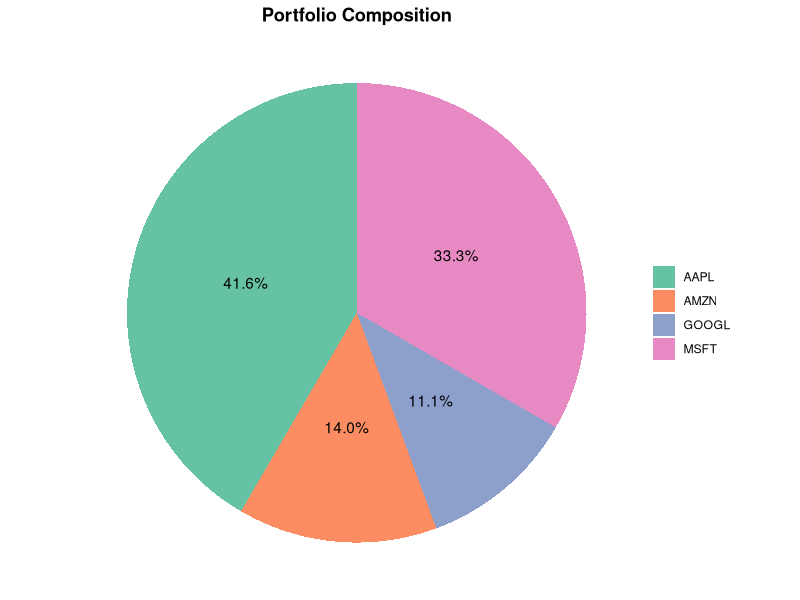
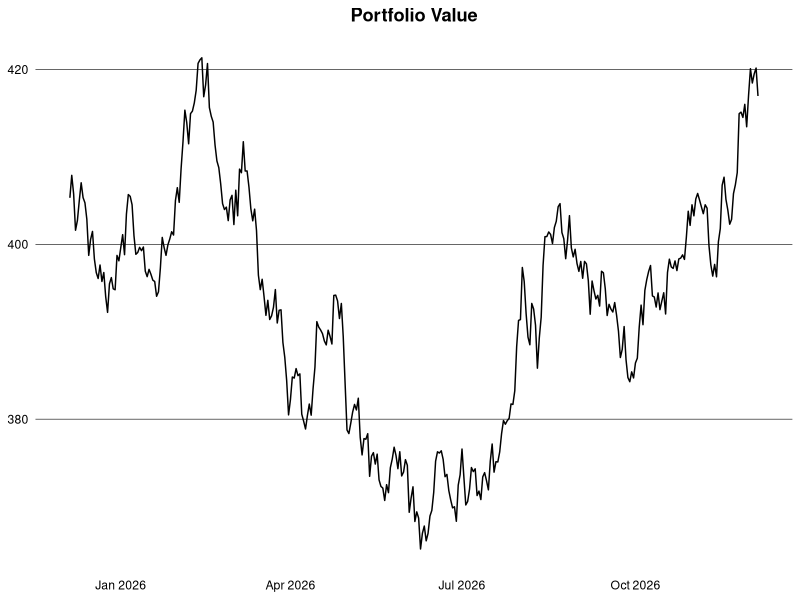
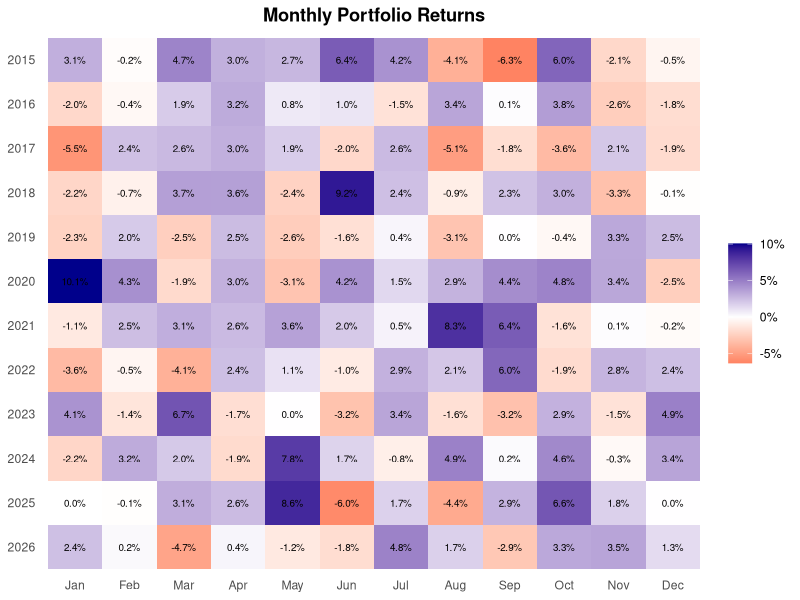
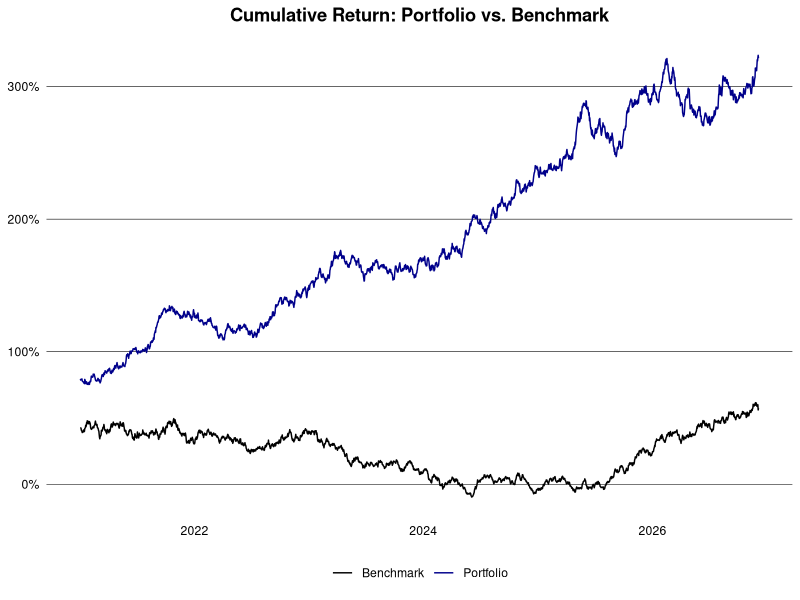
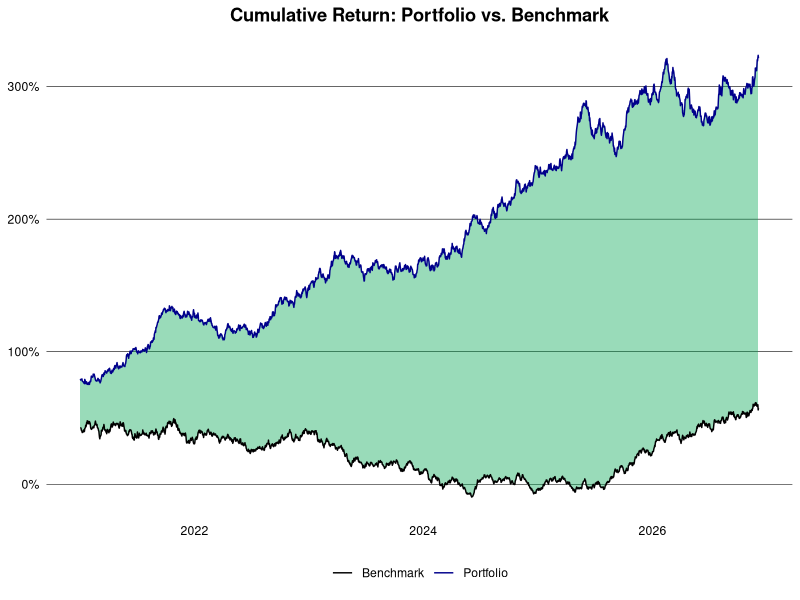
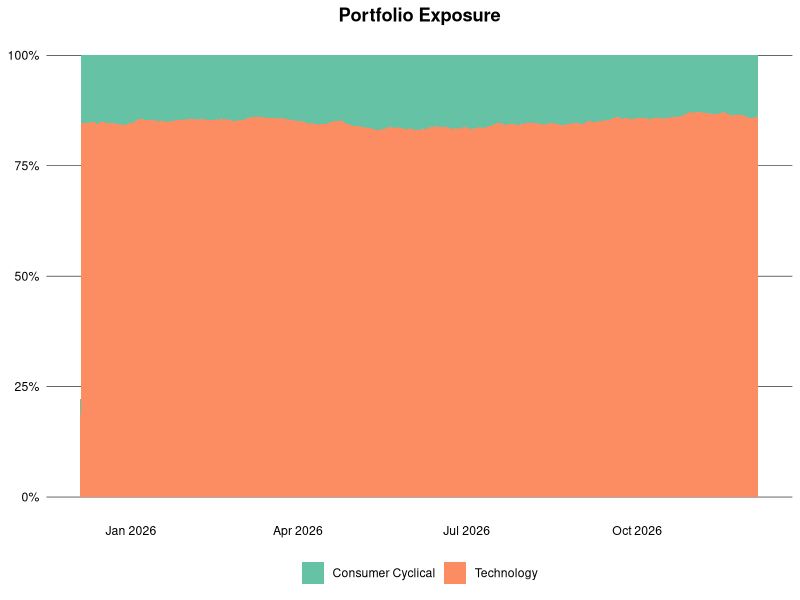

Reproduce these figures in R, in order. (Note: this script raises an error after producing the figures.)
## ---- chunk 1
library(clock)
library(data.table)
library(ggplot2)
options(datatable.week = "sequential")
## ---- chunk 2
set.seed(1994)

generate_prices = function(ticker, start_date, end_date) {
  dates = seq(as.Date(start_date), as.Date(end_date), by = "1 day")
  n = length(dates)
  prices = cumprod(1 + rnorm(n, mean = 0.0005, sd = 0.01)) * 100
  data.table(
    ticker = ticker,
    date = dates,
    price = prices
  )
}

generate_benchmark = function(start_date, end_date) {
  dates = seq(as.Date(start_date), as.Date(end_date), by = "1 day")
  n = length(dates)
  prices = cumprod(1 + rnorm(n, mean = 0.0003, sd = 0.008)) * 3000
  data.table(
    ticker = "SP500",
    date = dates,
    price = prices
  )
}

ticker = c("AAPL", "GOOGL", "MSFT", "AMZN")
start_date = "2015-01-01"
end_date = Sys.Date()

dt = rbindlist(lapply(ticker, generate_prices, start_date, end_date))
alloc = data.table(
  ticker = ticker,
  weight = c(0.4, 0.3, 0.2, 0.1),
  sector = c("Technology", "Technology", "Technology", "Consumer Cyclical"),
  country = c("USA", "USA", "USA", "USA")
)
dt = dt[alloc, on = "ticker"]
head(dt)
## ---- chunk 3
holdings = dt |>
  _[,
    .(start_price = first(price), current_price = last(price), weight = first(weight)),
    by = ticker
  ] |>
  _[, let(
    value = current_price * weight,
    abs_change = current_price - start_price,
    rel_change = current_price / start_price - 1
  )] |>
  _[, rel_weight := value / sum(value)]
holdings
## ---- chunk 4
#| dpi = 300
ggplot(holdings, aes(x = "", y = rel_weight, fill = ticker)) +
  geom_col(width = 1) +
  coord_polar(theta = "y") +
  geom_text(
    aes(label = scales::percent(rel_weight, accuracy = 0.1)),
    position = position_stack(vjust = 0.5)
  ) +
  scale_fill_brewer(palette = "Set2") +
  labs(title = "Portfolio Composition") +
  theme_void() +
  theme(
    plot.title = element_text(face = "bold", hjust = 0.5),
    legend.title = element_blank()
  )
## ---- chunk 5
logret = function(x) {
  x = log(x)
  x - shift(x)
}

dt = dt |>
  setorder(ticker, date) |>
  _[, let(ret = price / shift(price) - 1, log_ret = logret(price)), by = ticker] |>
  na.omit("ret") |>
  _[, let(wret = ret * weight, value = price * weight)]
head(dt)
## ---- chunk 6
#| dpi = 300
dt |>
  _[date >= add_months(end_date, -12L), .(value = sum(value)), by = date] |>
  ggplot(aes(x = date, y = value)) +
  geom_line() +
  theme_minimal() +
  theme(
    plot.title = element_text(face = "bold", hjust = 0.5),
    panel.grid.major.y = element_line(color = "black", linewidth = 0.2),
    panel.grid.major.x = element_blank(),
    panel.grid.minor = element_blank(),
    axis.text = element_text(color = "black"),
    axis.title = element_blank()
  ) +
  labs(title = "Portfolio Value")
## ---- chunk 7
ret_week = dt[, .(ret = prod(1 + ret) - 1), by = .(ticker, year(date), week(date))]
ret_month = dt[, .(ret = prod(1 + ret) - 1), by = .(ticker, yearmon(date))]
ret_year = dt[, .(ret = prod(1 + ret) - 1), by = .(ticker, year(date))]
head(ret_year)
## ---- chunk 8
port_ret_week = dt[, .(ret = prod(1 + wret) - 1), by = .(year(date), week(date))]
port_ret_month = dt[, .(ret = prod(1 + wret) - 1), by = .(yearmon(date))]
port_ret_year = dt[, .(ret = prod(1 + wret) - 1), by = year(date)]
head(port_ret_year)
## ---- chunk 9
#| dpi = 300
port_ret_month_dt = dt[,
  .(ret = prod(1 + wret) - 1),
  by = .(year = year(date), month = month(date))
]

ggplot(
  port_ret_month_dt,
  aes(x = factor(month), y = factor(year, levels = rev(unique(year))), fill = ret)
) +
  geom_tile() +
  geom_text(aes(label = scales::percent(ret, accuracy = 0.1)), size = 2.5) +
  scale_fill_gradient2(
    low = "#FF0000",
    mid = "white",
    high = "darkblue",
    midpoint = 0,
    labels = scales::label_percent()
  ) +
  scale_x_discrete(labels = month.abb) +
  labs(title = "Monthly Portfolio Returns") +
  theme_minimal() +
  theme(
    plot.title = element_text(face = "bold", hjust = 0.5),
    axis.title = element_blank(),
    panel.grid = element_blank(),
    legend.title = element_blank()
  )
## ---- chunk 10
bmr = generate_benchmark(start_date, end_date) |>
  setorder(date) |>
  _[, ret := price / shift(price) - 1] |>
  na.omit("ret")

port = dt |>
  _[, .(ret = prod(1 + wret) - 1, ticker = "Portfolio"), by = date] |>
  rbind(bmr[, .(ticker, date, ret)]) |>
  setorder(ticker, date) |>
  _[, cum_ret := cumprod(1 + ret) - 1, by = ticker] |>
  _[, ticker := replace(ticker, ticker != "Portfolio", "Benchmark")]
## ---- chunk 11
#| dpi = 300
port |>
  _[date > "2021-01-01"] |>
  ggplot(aes(x = date, y = cum_ret, color = ticker)) +
  geom_line() +
  theme_minimal() +
  theme(
    plot.title = element_text(face = "bold", hjust = 0.5),
    panel.grid.major.y = element_line(color = "black", linewidth = 0.2),
    panel.grid.major.x = element_blank(),
    panel.grid.minor = element_blank(),
    axis.text = element_text(color = "black"),
    axis.title = element_blank(),
    legend.title = element_blank(),
    legend.position = "bottom"
  ) +
  scale_color_manual(values = c("Portfolio" = "darkblue", "Benchmark" = "black")) +
  scale_y_continuous(labels = scales::label_percent(accuracy = 2)) +
  labs(title = "Cumulative Return: Portfolio vs. Benchmark")
## ---- chunk 12
#| dpi = 300
perf = port |>
  dcast(date ~ ticker, value.var = "cum_ret") |>
  setnames(tolower) |>
  _[, diff := portfolio - benchmark]

perf |>
  _[date > "2021-01-01"] |>
  ggplot(aes(x = date)) +
  geom_ribbon(
    aes(
      ymin = pmin(portfolio, benchmark),
      ymax = pmax(portfolio, benchmark),
      fill = diff > 0
    ),
    alpha = 0.4,
    show.legend = FALSE
  ) +
  geom_line(aes(y = portfolio, color = "Portfolio")) +
  geom_line(aes(y = benchmark, color = "Benchmark")) +
  scale_color_manual(values = c("Portfolio" = "darkblue", "Benchmark" = "black")) +
  scale_fill_manual(values = c("TRUE" = "#00A651", "FALSE" = "#FF0000")) +
  scale_y_continuous(labels = scales::label_percent(accuracy = 2L)) +
  labs(title = "Cumulative Return: Portfolio vs. Benchmark") +
  theme_minimal() +
  theme(
    plot.title = element_text(face = "bold", hjust = 0.5),
    panel.grid.major.y = element_line(color = "black", linewidth = 0.2),
    panel.grid.major.x = element_blank(),
    panel.grid.minor = element_blank(),
    axis.text = element_text(color = "black"),
    axis.title = element_blank(),
    legend.title = element_blank(),
    legend.position = "bottom"
  )
## ---- chunk 13
exposure = dt |>
  _[, .(value = sum(value)), by = .(date, sector)] |>
  _[, weight := value / sum(value), by = date]
head(exposure)
## ---- chunk 14
#| dpi = 300
exposure |>
  _[date >= add_months(end_date, -12L)] |>
  ggplot(aes(x = date, y = weight, fill = sector)) +
  geom_area() +
  scale_y_continuous(labels = scales::label_percent()) +
  scale_fill_brewer(palette = "Set2") +
  labs(title = "Portfolio Exposure") +
  theme_minimal() +
  theme(
    plot.title = element_text(face = "bold", hjust = 0.5),
    panel.grid.major.y = element_line(color = "black", linewidth = 0.2),
    panel.grid.major.x = element_blank(),
    panel.grid.minor = element_blank(),
    axis.text = element_text(color = "black"),
    axis.title = element_blank(),
    legend.title = element_blank(),
    legend.position = "bottom"
  )
## ---- chunk 15
vola = dt |>
  _[, .(daily_vola = sd(log_ret)), by = .(ticker, year(date))] |>
  _[, let(
    weekly_vola = daily_vola * sqrt(5),
    monthly_vola = daily_vola * sqrt(21),
    yearly_vola = daily_vola * sqrt(252)
  )]
head(vola)
## ---- chunk 16
#| dpi = 300
window = 63L # ~3 months
port_daily = dt[, .(ret = sum(wret)), by = date]
port_daily[, roll_vola := frollsd(ret, window) * sqrt(252)]

port_daily |>
  na.omit("roll_vola") |>
  ggplot(aes(x = date, y = roll_vola)) +
  geom_line() +
  scale_y_continuous(labels = scales::label_percent()) +
  labs(title = "Rolling Annualized Volatility (63-day)") +
  theme_minimal() +
  theme(
    plot.title = element_text(face = "bold", hjust = 0.5),
    panel.grid.major.y = element_line(color = "black", linewidth = 0.2),
    panel.grid.major.x = element_blank(),
    panel.grid.minor = element_blank(),
    axis.text = element_text(color = "black"),
    axis.title = element_blank()
  )
## ---- chunk 17
rf = 0.04 / 252 # daily risk-free rate (assuming 4% annual)
port_daily = dt[, .(ret = sum(wret)), by = date]
sharpe = port_daily[, (mean(ret) - rf) / sd(ret) * sqrt(252)]
sharpe
## ---- chunk 18
sortino = port_daily[, (mean(ret) - rf) / sd(pmin(ret - rf, 0)) * sqrt(252)]
sortino
## ---- chunk 19
port_daily[, .(VaR_95 = quantile(ret, 0.05), VaR_99 = quantile(ret, 0.01))]
## ---- chunk 20
port_daily[, .(
  CVaR_95 = mean(ret[ret <= quantile(ret, 0.05)]),
  CVaR_99 = mean(ret[ret <= quantile(ret, 0.01)])
)]
## ---- chunk 21
wgt = alloc$weight
cov_mat = dt |>
  dcast(date ~ ticker, value.var = "log_ret") |>
  _[, date := NULL] |>
  cov(use = "pairwise.complete.obs")
port_risk = as.numeric(sqrt(t(wgt) %*% cov_mat %*% wgt))
port_risk
## ---- chunk 22
drawdown = copy(dt) |>
  _[, cum_ret := cumprod(1 + ret) - 1, by = ticker] |>
  _[, drawdown := (cum_ret - cummax(cum_ret)), by = ticker]
head(drawdown)
## ---- chunk 23
drawdown = dt |>
  _[, .(wret = sum(wret)), by = date] |>
  _[, cum_ret := cumprod(1 + wret) - 1] |>
  _[, drawdown := (cum_ret - cummax(cum_ret))]
head(drawdown)
## ---- chunk 24
drawdown[drawdown < 0, .(min_drawdown = min(drawdown), avg_drawdown = mean(drawdown))]
## ---- chunk 25
te = dt |>
  _[, .(port_ret = sum(wret)), by = date] |>
  _[bmr[, .(date, bmr_ret = ret)], on = "date", nomatch = NULL] |>
  _[, diff := port_ret - bmr_ret]

te[, .(
  daily_te = sd(diff),
  annual_te = sd(diff) * sqrt(252)
)]
## ---- chunk 26
fit = te[, lm(port_ret ~ bmr_ret)]
coefs = coef(fit)
data.table(alpha = coefs[1L] * 252, beta = coefs[2L])
## ---- chunk 27
cor_mat = dt |>
  dcast(date ~ ticker, value.var = "log_ret") |>
  _[, date := NULL] |>
  cor(use = "pairwise.complete.obs")
round(cor_mat, 3)
## ---- chunk 28
#| dpi = 300
cor_dt = as.data.table(cor_mat, keep.rownames = "ticker1") |>
  melt(id.vars = "ticker1", variable.name = "ticker2", value.name = "cor")

ggplot(cor_dt, aes(x = ticker1, y = ticker2, fill = cor)) +
  geom_tile() +
  geom_text(aes(label = round(cor, 2)), size = 3) +
  scale_fill_gradient2(low = "#FF0000", mid = "white", high = "darkblue", midpoint = 0) +
  labs(title = "Correlation Matrix") +
  theme_minimal() +
  theme(
    plot.title = element_text(face = "bold", hjust = 0.5),
    axis.title = element_blank(),
    panel.grid = element_blank()
  )
